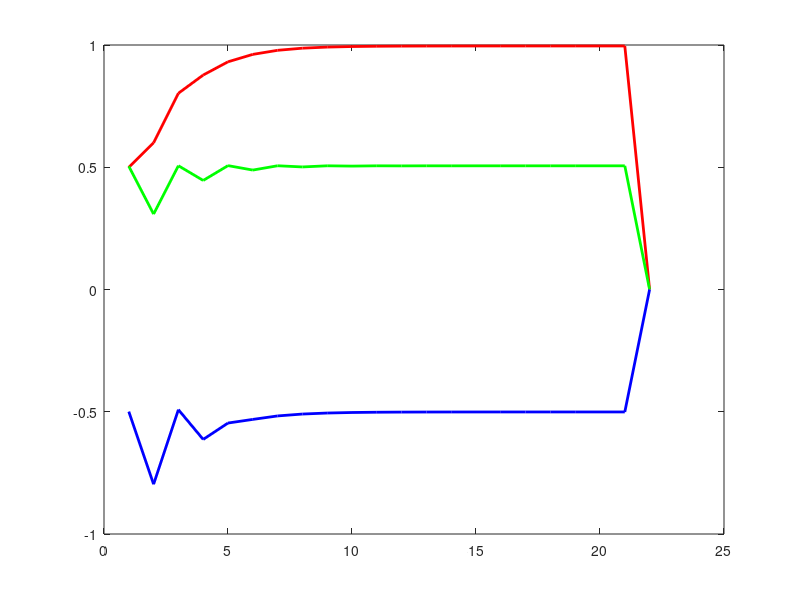

MATLAB code for this plot: (Note: this script raises an error after producing the figure.)
% Extended Least Squares (ELS) Algorithm

N = 1000;
sigma2 = 0.5;

a_desired = 1; 
b_desired = 0.5;
c_desired = -0.5;

u = ones(N, 1);
y = zeros(N, 1);
E = load("e.mat");
e = E(1).e;

for t = 2:N
    y(t) = -a_desired * y(t-1) + b_desired * u(t-1) + c_desired * e(t-1) + e(t);
end

theta_hat = zeros(3, 1); % [a, b, c]
phi = zeros(3, 1);
max_iter = 50;
tolerance = 1e-6;
theta_store = zeros(3, N);
for iter = 1:max_iter
    
    Phi = zeros(N, 3);
    Y = zeros(N, 1);
    for t = 3:N
        e_prev_est = y(t-1) - (-theta_hat(1)*y(t-2) + theta_hat(2)*u(t-2) + theta_hat(3)*e(t-2));
        phi = [-y(t-1), u(t-1), e_prev_est];
        Phi(t-1, :) = phi;
        Y(t-1) = y(t);
    end
    
    theta_new = (Phi' * Phi) \ (Phi' * Y);
    if norm(theta_new - theta_hat) < tolerance
        break;
    end
    
    theta_hat = theta_new;
    theta_store(:, iter) = theta_hat;
end

theta_store = theta_store(:, 1:iter);

figure;
plot(1:iter, theta_store(1, 1:iter), 'r', 'LineWidth', 2); 
hold on;
plot(1:iter, theta_store(2, 1:iter), 'g', 'LineWidth', 2);
plot(1:iter, theta_store(3, 1:iter), 'b', 'LineWidth', 2);
yline(a_desired, '--r', 'Desired a');
yline(b_desired, '--g', 'Desired b');
yline(c_desired, '--b', 'Desired c');
xlabel('Number of Iteration');
legend('a estimate', 'b estimate', 'c estimate', 'Location', 'Best');
title('ELS Algorithm');
grid on;
